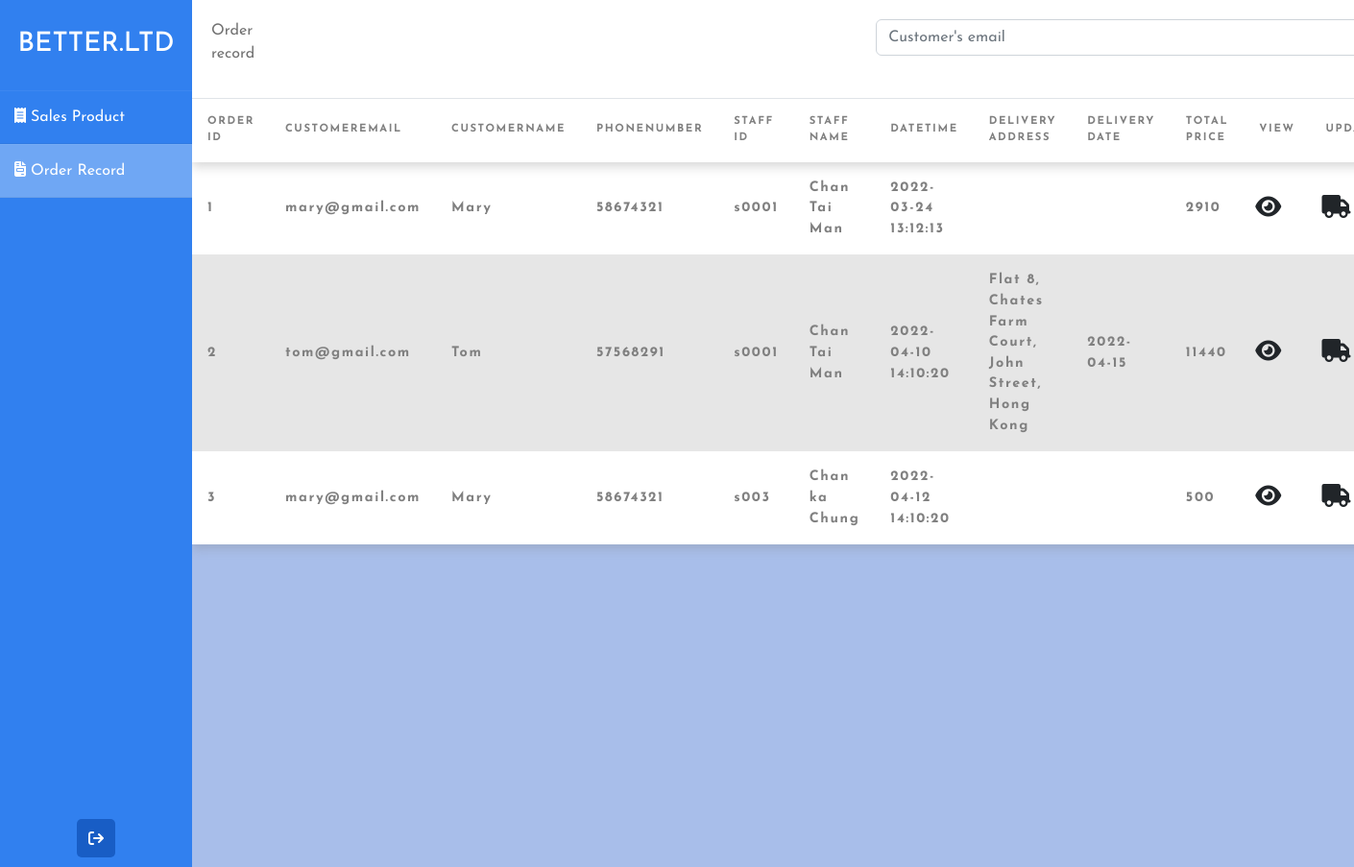
/staff/staff_order.php (signed in), run on the app's committed database.
### tables this page shows
CREATE TABLE `orders` (
  `orderID` int(11) NOT NULL,
  `customerEmail` varchar(50) NOT NULL,
  `staffID` varchar(50) NOT NULL,
  `dateTime` timestamp NOT NULL DEFAULT current_timestamp() ON UPDATE current_timestamp(),
  `deliveryAddress` varchar(255) DEFAULT NULL,
  `deliveryDate` date DEFAULT NULL,
  `totalPrice` double NOT NULL
);

CREATE TABLE `customer` (
  `customerEmail` varchar(50) NOT NULL,
  `customerName` varchar(100) NOT NULL,
  `phoneNumber` varchar(255) DEFAULT NULL
);

CREATE TABLE `staff` (
  `staffID` varchar(50) NOT NULL,
  `staffName` varchar(100) NOT NULL,
  `password` varchar(50) NOT NULL,
  `position` varchar(50) NOT NULL
);

### staff/staff_order.php (the view, shortened to what this page needs)
<!DOCTYPE html>
<html lang="en">
<head>
  <link href="https://cdn.jsdelivr.net/npm/bootstrap@5.2.0-beta1/dist/css/bootstrap.min.css" rel="stylesheet">
  <link rel="stylesheet" href="../css/styles.css">
</head>
<body>
<?php
  require_once("../connection/mysqli_conn.php");
  $sql = "SELECT orders.*, customer.customerName, customer.phoneNumber, staff.staffName FROM orders
    LEFT JOIN customer ON orders.customerEmail = customer.customerEmail
    LEFT JOIN staff ON orders.staffID = staff.staffID;";
  $rs = mysqli_query($conn, $sql);
  ?>
  <div class="wrapper">
    <div class="sidebar">
      <a href="staff_menu.php"><h2>Better.ltd</h2></a>
      <ul>
        <li><a href="staff_product.php"><i class="fa-solid fa-receipt"></i> Sales Product</a></li>
        <li style="background: rgba(255,255,255, 0.3);"><a href="staff_order.php"><i class="fa-solid fa-file-invoice"></i> Order Record</a></li>
      </ul>
      <div class="sidebar_bottom">
        <a href="../index.php"><i class="fa-solid fa-arrow-right-from-bracket"></i></a>
      </div>
    </div>
    <div class="main_content">
      <div class="topbar">
        <div class="header">Order record</div>
        <div class="input-group mb-4">
          <input type="text" id="search" class="form-control" placeholder="Customer's email" aria-label="Customer's email" aria-describedby="button-addon2">
        </div>
      </div>
      <div class="box_table">
      <form action="Action/handle_order.php" method="post">
        <div class="custom-table">
          <table id="table">
            <thead>
              <tr>
                <th>Order ID</th>
                <th>CustomerEmail</th>
                <th>CustomerName</th>
                <th>phoneNumber</th>
                <th>Staff ID</th>
                <th>Staff Name</th>
                <th>DateTime</th>
                <th>Delivery Address</th>
                <th>Delivery Date</th>
                <th>Total price</th>
                <th>View</th>
                <th>Update</th>
              </tr>
            </thead>
            <tbody>
            <?php
              while ($rc = mysqli_fetch_assoc($rs)) {
              ?>
                <tr>
                  <td><?php echo $rc['orderID'] ?></td>
                  <td><?php echo $rc['customerEmail'] ?></td>
                  <td><?php echo $rc['customerName'] ?></td>
                  <td><?php echo $rc['phoneNumber'] ?></td>
                  <td><?php echo $rc['staffID'] ?></td>
                  <td><?php echo $rc['staffName'] ?></td>
                  <td><?php echo $rc['dateTime'] ?></td>
                  <td><?php echo $rc['deliveryAddress'] ?></td>
                  <td><?php echo $rc['deliveryDate'] ?></td>
                  <td><?php echo $rc['totalPrice'] ?></td>
                  <?php
                  $deliveryAddress = str_replace('"', "“", $rc['deliveryAddress']);
                  $deliveryDate = $rc['deliveryDate'];
                  ?>
                  <td class="btn_th"><button class="btn" value="view" name="act" onClick="setValue(<?php echo $rc['orderID']?>)"><i class="fa-solid fa-eye"></i></button></td>
                  <td class="btn_th"><button class="btn" value="update" name="act" onClick="updateValue(<?php echo $rc['orderID']?>, <?php echo (" '$deliveryAddress' ");?>, <?php echo (" '$deliveryDate' ");?>)"><i class="fa-solid fa-truck"></i></button></td>
                </tr>
                <?php
                }
              ?>
            </tbody>
          </table>
        </div>
        </form>
      </div>
    </div>
  </div>
</body>
</html>

### css/styles.css (style rules this page uses)
* { margin: 0; padding: 0; box-sizing: border-box; list-style: none; text-decoration: none; font-family: 'Josefin Sans', sans-serif; }
body { background-color: #f3f5f9; }
a { text-decoration: none; }
.wrapper { display: flex; position: relative; }
.wrapper .sidebar { width: 200px; height: 100%; background: #3180ef; padding: 30px 0px; position: fixed; }
.wrapper .sidebar h2 { font-size: 28px; color: #fff; text-transform: uppercase; text-align: center; margin-bottom: 30px; }
#search { margin-left: 50%; }
.wrapper .sidebar ul li { padding: 15px; border-bottom: 1px solid #bdb8d7; border-bottom: 1px solid rgba(0,0,0,0.05); border-top: 1px solid rgba(255,255,255,0.05); }
ul { padding-left: 0; }
.wrapper .sidebar ul li a { color: #ffffff; display: block; }
.wrapper .sidebar .sidebar_bottom { position: absolute; bottom: 0; left: 50%; transform: translateX(-50%); display: flex; }
.wrapper .sidebar .sidebar_bottom a { display: block; width: 40px; background: #185dc5; height: 40px; line-height: 45px; text-align: center; margin: 10px 5px; color: #ffffff; border-radius: 5px; }
.wrapper .main_content { width: 100%; margin-left: 200px; }
.wrapper .main_content .topbar { display:flex; background: #fff; padding: 20px; border-bottom: 1px solid #e0e4e8; }
.wrapper .main_content .topbar .header { background: #fff; color: #717171; }
.btn { border: transparent; }
.wrapper .main_content .box_table .custom-table .fa-solid { font-size: x-large; }
.custom-table { height: 100vh; justify-content: flex-start; align-items: flex-start; color: grey; font-size: 0.9rem; background-color: #a8beea; overflow-x: auto; table-layout: fixed; }
table { border-collapse: collapse; box-shadow: 0 5px 10px rgba(128, 128, 128, 0.3); background-color: white; text-align: left; width: 100%; }
thead { box-shadow: 0 5px 10px rgba(128, 128, 128, 0.3); }
th { padding:1rem 1rem; text-transform: uppercase; letter-spacing: 0.1rem; font-size: 0.7rem; font-weight: 900; }
.btn_th { padding: 1rem 0px; }
td { padding: 1rem 1rem; text-transform: none; letter-spacing: 0.1rem; font-size: 0.9rem; font-weight: 900; }
tr:nth-child(even) { background: rgba(128, 128, 128, 0.2); }

### data on the page
orders: orderID "1", customerEmail "mary@gmail.com", customerEmail.customerName "Mary", customerEmail.phoneNumber "58674321", staffID "s0001", staffID.staffName "Chan Tai Man", dateTime "2022-03-24 13:12:13", totalPrice "2910"
orders: orderID "2", customerEmail "tom@gmail.com", customerEmail.customerName "Tom", customerEmail.phoneNumber "57568291", staffID "s0001", staffID.staffName "Chan Tai Man", dateTime "2022-04-10 14:10:20", deliveryAddress "Flat 8, Chates Farm Court, John Street, Hong Kong", deliveryDate "2022-04-15", totalPrice "11440"
orders: orderID "3", customerEmail "mary@gmail.com", customerEmail.customerName "Mary", customerEmail.phoneNumber "58674321", staffID "s003", staffID.staffName "Chan ka Chung", dateTime "2022-04-12 14:10:20", totalPrice "500"
